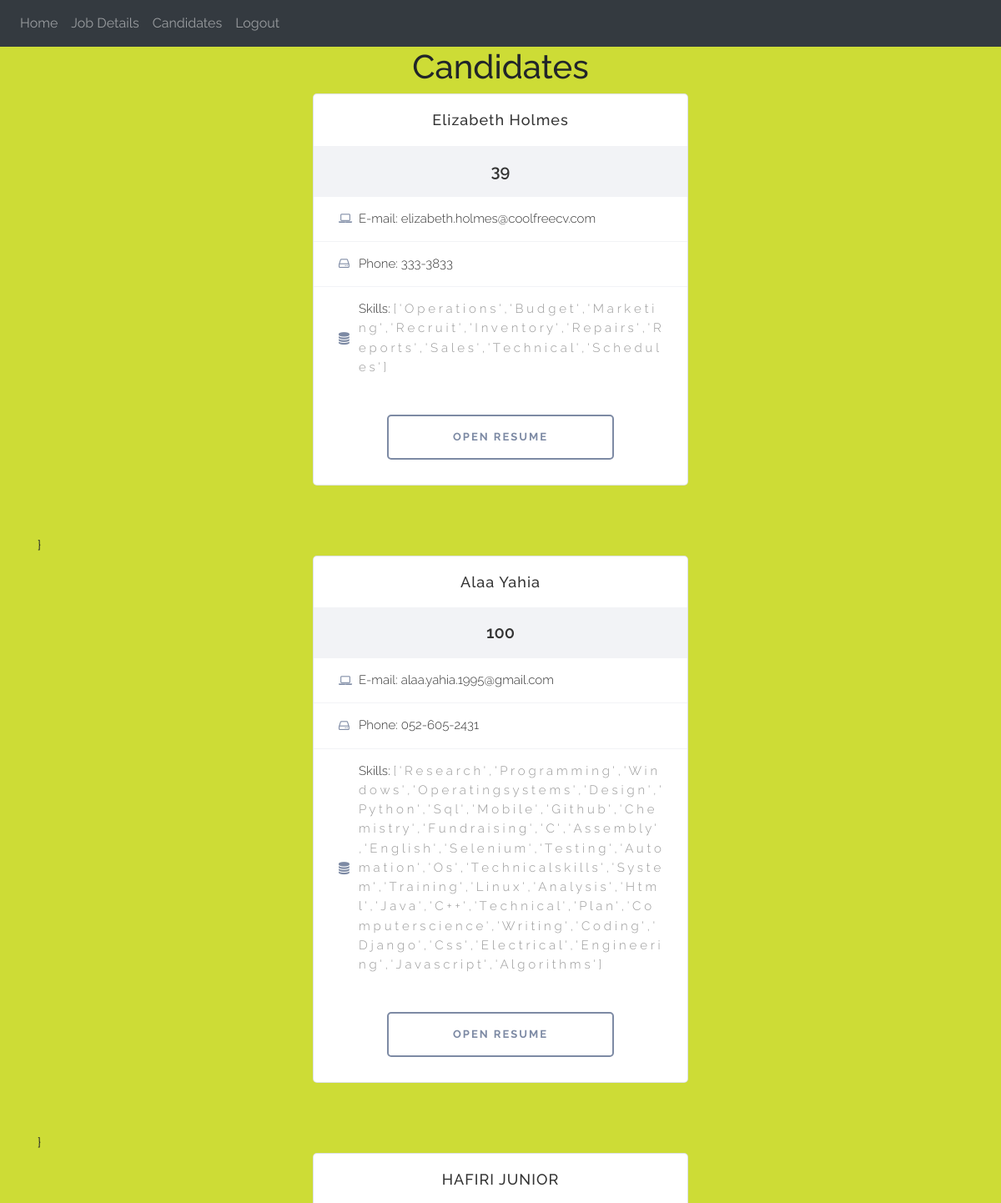
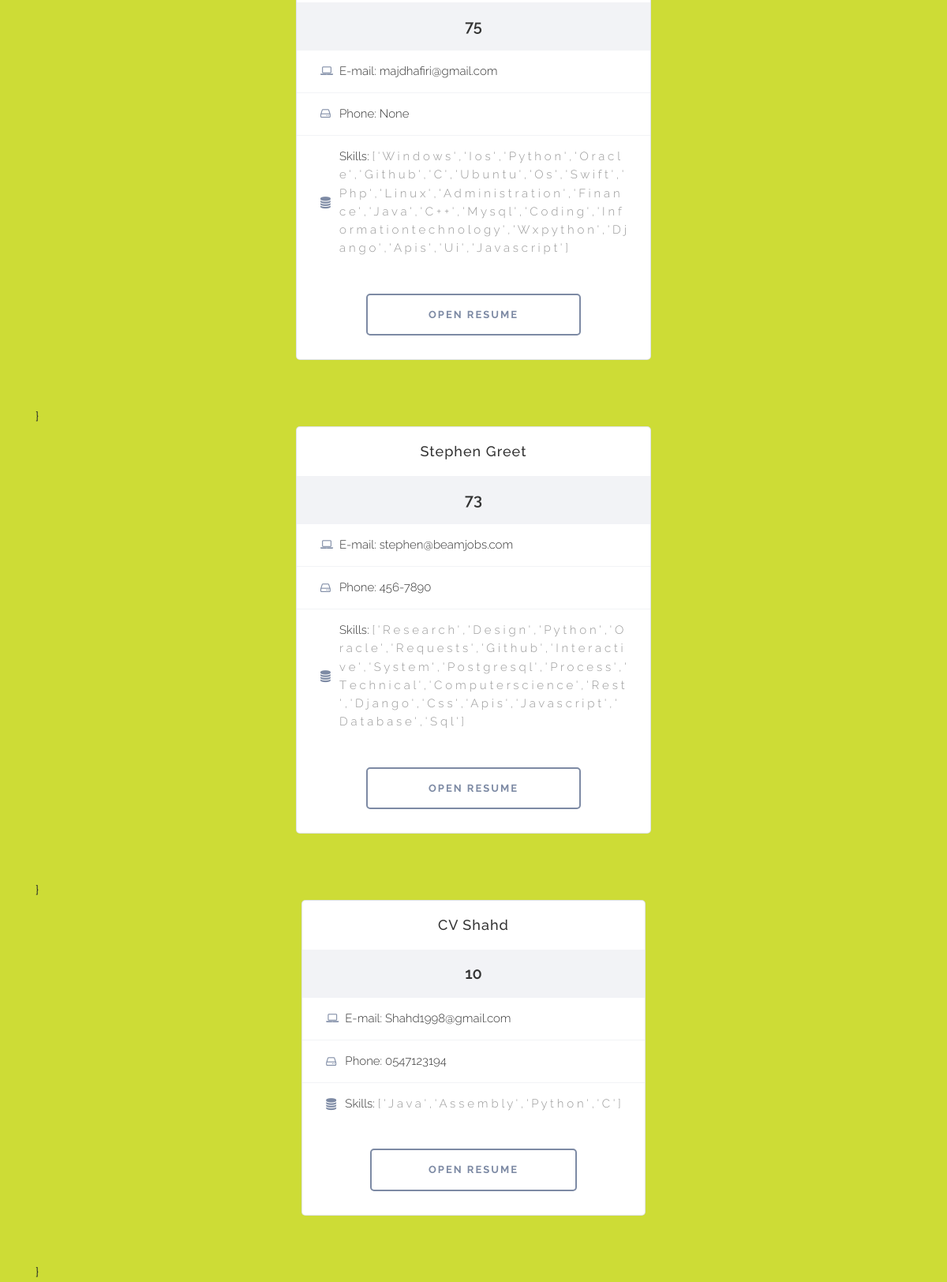
Page /candidates (signed in) on the committed database (2 pictures, top to bottom).
### models.py (models this page shows)
class Candidate(db.Model):
    id = db.Column(db.Integer , primary_key=True)
    name = db.Column(db.String(100))
    candiEmail = db.Column(db.String(150) , unique=False)
    phoneNum = db.Column(db.String(250))
    skills = db.Column(db.String(100000))
    collageName = db.Column(db.String(150))
    degree = db.Column(db.String(150))
    experience = db.Column(db.String(1000))
    designation = db.Column(db.String(1000))
    companyNames = db.Column(db.String(1000))
    numOfPages = db.Column(db.Integer)
    totalExp = db.Column(db.Float)
    rank = db.Column(db.Integer)
    linkToCV = db.Column(db.String(1000))
    isMatch = db.Column(db.Boolean)
    company_id = db.Column(db.Integer, db.ForeignKey('user.id'))

### views.py (the view)
@views.route('/candidates' , methods=['GET' , 'POST'])
@login_required
def candidates():
    return render_template("candidates.html" , user=current_user)

### __init__.py (called while the page is built)
def create_app():
    app = Flask(__name__)
    app.config['SECRET_KEY'] = 'QAWSEDqawsed456'
    app.config['SQLALCHEMY_DATABASE_URI'] = f'sqlite:///{DB_NAME}'
    db.init_app(app)
    from .views import views
    from .auth import auth
    app.register_blueprint(views , url_prefix='/')
    app.register_blueprint(auth , url_prefix='/')
    from .models import User
    creat_dataBase(app)
    login_manager = LoginManager()
    login_manager.login_view = 'auth.login'
    login_manager.init_app(app)
    @login_manager.user_loader
    def load_user(id):
        return User.query.get(int(id))
    return app

### templates/candidates.html (shortened to what this page needs)
{% extends "index.html" %}
{% block content %}
<h1 align="center"> Candidates </h1>
<ul class="list-group list-group-flush" id="candidates">
    {% for candi in user.candidates %}
        {% if candi.isMatch %}
        <div class="best-plan">
            <div class="container">
			    <div class="b_plan_body">
			    	<div class="row-md-6">
			    		<div class="col-md-12 col-sm-12">
			    			<div class="b-price-plan">
			    				<div class="b-price-plan__item b-price-plan__head">
			    					<h3>{{candi.name}}</h3>
			    				</div>
			    				<div class="b-price-plan__item b-price-plan__cost">
			    					<div >{{candi.rank}}</div>
			    				</div>
			    				<ul class="p_plan_list">
			    					<li><i class="fa fa-laptop" aria-hidden="true"></i>E-mail: <span>{{candi.candiEmail}}</span></li>
			    					<li><i class="fa fa-hdd-o" aria-hidden="true"></i> Phone:  <span>{{candi.phoneNum}}</span></li>
			    					<li><i class="fa fa-database" aria-hidden="true"></i>Skills:
										<span>{% for skill in candi.skills %}
											<span ><rect x="50" y="20" rx="20" ry="20" width="150" height="150"
												style="fill:red;stroke:black;stroke-width:5;opacity:0.5">{{ skill }}</rect></span>
										{% endfor %}
										</span></li>
			    				</ul>
			    				<div class="b-price-plan__item price_foot">
			    					<a href="{{candi.linkToCV}}" class="btn btn-warning price_btn" target="_blank">
			    						<span>Open resume</span>
			    					</a>
			    				</div>
			    			</div>
			    		</div>
			    	</div>
			    </div>
            </div>
        </div>
        {% endif %}}
    {% endfor %}
</ul>
{% endblock %}

### templates/index.html (shortened to what this page needs)
<!DOCTYPE html>
<html>
    <head>
        <link href="https://cdn.jsdelivr.net/npm/bootstrap@5.0.1/dist/css/bootstrap.min.css" rel="stylesheet">
        <link href="//maxcdn.bootstrapcdn.com/bootstrap/4.1.1/css/bootstrap.min.css" rel="stylesheet" id="bootstrap-css">
        <link href="//maxcdn.bootstrapcdn.com/bootstrap/4.0.0/css/bootstrap.min.css" rel="stylesheet" id="bootstrap-css">
        <link rel="stylesheet" href="https://maxcdn.bootstrapcdn.com/font-awesome/4.7.0/css/font-awesome.min.css">
        <link rel="stylesheet" href="https://maxcdn.bootstrapcdn.com/bootstrap/4.0.0/css/bootstrap.min.css" />
        <link rel="stylesheet" href="./static/style/cardStyle.css">
    </head>
    <body>
        <nav class="navbar navbar-expand-lg navbar-dark bg-dark">
            <div class="collapse navbar-collapse" id="navbar">
                <div class="navbar-nav">
                    <a class="nav-item nav-link" id="home" href="/">Home</a>
                    {% if user.is_authenticated %}
                    <a class="nav-item nav-link" id="logOut" href="/details">Job Details</a>
                    <a class="nav-item nav-link" id="logOut" href="/candidates">Candidates</a>
                    <a class="nav-item nav-link" id="logOut" href="/logout">Logout</a>
                    {% else %}
                    <a class="nav-item nav-link" id="login" href="/login">Login</a>
                    <a class="nav-item nav-link" id="signUp" href="/sign-up">Sign-up</a>
                    {% endif %}
                </div>
            </div>
        </nav>
        <div class="container">
            {% block content %}
            {% endblock %}
        </div>
    </body>
</html>

### static/style/cardStyle.css (style rules this page uses)
body { background:#cddc36 !important; font-family: 'Raleway', sans-serif; }
.best-plan { margin: 0 auto 30px auto; position: relative; z-index: 99; font-family: 'Raleway', sans-serif; font-size: 15px; line-height: 1.55; color: rgba(51,51,51,1); font-weight: 300; flex-direction: row; }
.b-price-plan { border: 1px solid rgba(125,138,164,.25); max-width: 450px; margin: 0 auto 30px auto; background: #fff; -webkit-border-radius: 5px; border-radius: 5px; -webkit-transition: opacity .35s linear, -webkit-transform .35s linear, -webkit-box-shadow .3s linear; transition: opacity .35s linear, -webkit-transform .35s linear, -webkit-box-shadow .3s linear; -o-transition: transform .35s linear, opacity .35s linear, box-shadow .3s linear; transition: transform .35s linear, opacity .35s linear, box-shadow .3s linear; transition: transform .35s linear, opacity .35s linear, box-shadow .3s linear, -webkit-transform .35s linear, -webkit-box-shadow .3s linear; }
.b-price-plan__item { padding: 15px 30px; }
.b-price-plan__head { padding-top: 20px; padding-bottom: 20px; text-align: center; overflow: hidden; position: relative; }
.b-price-plan__head > h3 { font-size: 18px; text-align: center; position: relative; z-index: 1; margin: 0; letter-spacing: 1px; }
.price_foot { text-align: center; position: relative; overflow: hidden; }
.price_foot:before { content: ''; position: absolute; top: 100%; left: 0; width: 100%; height: 100%; background: rgba(125,138,164,.1); -webkit-transition: top .6s linear; -o-transition: top .6s linear; transition: top .6s linear; }
.b-price-plan__cost { font-size: 20px; font-weight: 600; position: relative; z-index: 99; text-align: center; background: rgba(125,138,164,.1); }
.p_plan_list { padding: 0; margin: 0; }
.p_plan_list > li { position: relative; padding: 15px 30px 15px 54px; margin: 0; list-style: none; background-color: #fff; border-top: 1px solid rgba(125,138,164,.1); -webkit-transition: all .3s ease; -o-transition: all .3s ease; transition: all .3s ease; }
.p_plan_list > li .fa { color: rgba(125,138,164,1); margin-right: 8px; width: 16px; height: 16px; position: absolute; top: 50%; left: 30px; margin-top: -8px; }
.p_plan_list > li:first-of-type { border-top: none; }
.price_btn { overflow: hidden; position: relative; z-index: 99; margin: 15px auto; font-size: 13px; font-weight: 700; letter-spacing: 2px; color: rgba(125,138,164,1) ; text-decoration: none; text-transform: uppercase; width: 70%; border: 2px solid rgba(125,138,164,1) !important; background: #fff !important; padding: 15px 20px !important; -webkit-border-radius: 5px; border-radius: 5px; }
.price_btn:before, .price_btn:after { content: ''; position: absolute; top: 0; left: 0; width: 0; height: 50%; background: rgba(125,138,164,1) !important; -webkit-transition: width .3s ease-in; -o-transition: width .3s ease-in; transition: width .3s ease-in; }
.price_btn:after { top: auto; bottom: 0; -webkit-transition: width .4s ease-in; -o-transition: width .4s ease-in; transition: width .4s ease-in; }
.price_btn > span { position: relative; z-index: 99; }

### rows in the picture
Candidate: name "Elizabeth Holmes", rank "39", candiEmail "elizabeth.holmes@coolfreecv.com", phoneNum "333-3833", skills "[" "'" "O" "p" "e" "r" "a" "t" "i" "o" "n" "s" "'" "," "'" "B" "u" "d" "g" "e" "t" "'" "," "'" "M" "a" "r" "k" "e" "t" "i" "n" "g" "'" "," "'" "R" "e" "c" "r" "u" "i" "t" "'" "," "'" "I" "n" "v" "e" "n" "t" "o" "r" "y" "'" "," "'" "R" "e" "p" "a" "i" "r" "s" "'" "," "'" "R" "e" "p" "o" "r" "t" "s" "'" "," "'" "S" "a" "l" "e" "s" "'" "," "'" "T" "e" "c" "h" "n" "i" "c" "a" "l" "'" "," "'" "S" "c" "h" "e" "d" "u" "l" "e" "s" "'" "]"
Candidate: name "Alaa Yahia", rank "100", candiEmail "alaa.yahia.1995@gmail.com", phoneNum "052-605-2431", skills "[" "'" "R" "e" "s" "e" "a" "r" "c" "h" "'" "," "'" "P" "r" "o" "g" "r" "a" "m" "m" "i" "n" "g" "'" "," "'" "W" "i" "n" "d" "o" "w" "s" "'" "," "'" "O" "p" "e" "r" "a" "t" "i" "n" "g" "s" "y" "s" "t" "e" "m" "s" "'" "," "'" "D" "e" "s" "i" "g" "n" "'" "," "'" "P" "y" "t" "h" "o" "n" "'" "," "'" "S" "q" "l" "'" "," "'" "M" "o" "b" "i" "l" "e" "'" "," "'" "G" "i" "t" "h" "u" "b" "'" "," "'" "C" "h" "e" "m" "i" "s" "t" "r" "y" "'" "," "'" "F" "u" "n" "d" "r" "a" "i" "s" "i" "n" "g" "'" "," "'" "C" "'" "," "'" "A" "s" "s" "e" "m" "b" "l" "y" "'" "," "'" "E" "n" "g" "l" "i" "s" "h" "'" "," "'" "S" "e" "l" "e" "n" "i" "u" "m" "'" "," "'" "T" "e" "s" "t" "i" "n" "g" "'" "," "'" "A" "u" "t" "o" "m" "a" "t" "i" "o" "n" "'" "," "'" "O" "s" "'" "," "'" "T" "e" "c" "h" "n" "i" "c" "a" "l" "s" "k" "i" "l" "l" "s" "'" "," "'" "S" "y" "s" "t" "e" "m" "'" "," "'" "T" "r" "a" "i" "n" "i" "n" "g" "'" "," "'" "L" "i" "n" "u" "x" "'" "," "'" "A" "n" "a" "l" "y" "s" "i" "s" "'" "," "'" "H" "t" "m" "l" "'" "," "'" "J" "a" "v" "a" "'" "," "'" "C" "+" "+" "'" "," "'" "T" "e" "c" "h" "n" "i" "c" "a" "l" "'" "," "'" "P" "l" "a" "n" "'" "," "'" "C" "o" "m" "p" "u" "t" "e" "r" "s" "c" "i" "e" "n" "c" "e" "'" "," "'" "W" "r" "i" "t" "i" "n" "g" "'" "," "'" "C" "o" "d" "i" "n" "g" "'" "," "'" "D" "j" "a" "n" "g" "o" "'" "," "'" "C" "s" "s" "'" "," "'" "E" "l" "e" "c" "t" "r" "i" "c" "a" "l" "'" "," "'" "E" "n" "g" "i" "n" "e" "e" "r" "i" "n" "g" "'" "," "'" "J" "a" "v" "a" "s" "c" "r" "i" "p" "t" "'" "," "'" "A" "l" "g" "o" "r" "i" "t" "h" "m" "s" "'" "]"
Candidate: name "HAFIRI JUNIOR", rank "75", candiEmail "majdhafiri@gmail.com", phoneNum "None", skills "[" "'" "W" "i" "n" "d" "o" "w" "s" "'" "," "'" "I" "o" "s" "'" "," "'" "P" "y" "t" "h" "o" "n" "'" "," "'" "O" "r" "a" "c" "l" "e" "'" "," "'" "G" "i" "t" "h" "u" "b" "'" "," "'" "C" "'" "," "'" "U" "b" "u" "n" "t" "u" "'" "," "'" "O" "s" "'" "," "'" "S" "w" "i" "f" "t" "'" "," "'" "P" "h" "p" "'" "," "'" "L" "i" "n" "u" "x" "'" "," "'" "A" "d" "m" "i" "n" "i" "s" "t" "r" "a" "t" "i" "o" "n" "'" "," "'" "F" "i" "n" "a" "n" "c" "e" "'" "," "'" "J" "a" "v" "a" "'" "," "'" "C" "+" "+" "'" "," "'" "M" "y" "s" "q" "l" "'" "," "'" "C" "o" "d" "i" "n" "g" "'" "," "'" "I" "n" "f" "o" "r" "m" "a" "t" "i" "o" "n" "t" "e" "c" "h" "n" "o" "l" "o" "g" "y" "'" "," "'" "W" "x" "p" "y" "t" "h" "o" "n" "'" "," "'" "D" "j" "a" "n" "g" "o" "'" "," "'" "A" "p" "i" "s" "'" "," "'" "U" "i" "'" "," "'" "J" "a" "v" "a" "s" "c" "r" "i" "p" "t" "'" "]"
Candidate: name "Stephen Greet", rank "73", candiEmail "stephen@beamjobs.com", phoneNum "456-7890", skills "[" "'" "R" "e" "s" "e" "a" "r" "c" "h" "'" "," "'" "D" "e" "s" "i" "g" "n" "'" "," "'" "P" "y" "t" "h" "o" "n" "'" "," "'" "O" "r" "a" "c" "l" "e" "'" "," "'" "R" "e" "q" "u" "e" "s" "t" "s" "'" "," "'" "G" "i" "t" "h" "u" "b" "'" "," "'" "I" "n" "t" "e" "r" "a" "c" "t" "i" "v" "e" "'" "," "'" "S" "y" "s" "t" "e" "m" "'" "," "'" "P" "o" "s" "t" "g" "r" "e" "s" "q" "l" "'" "," "'" "P" "r" "o" "c" "e" "s" "s" "'" "," "'" "T" "e" "c" "h" "n" "i" "c" "a" "l" "'" "," "'" "C" "o" "m" "p" "u" "t" "e" "r" "s" "c" "i" "e" "n" "c" "e" "'" "," "'" "R" "e" "s" "t" "'" "," "'" "D" "j" "a" "n" "g" "o" "'" "," "'" "C" "s" "s" "'" "," "'" "A" "p" "i" "s" "'" "," "'" "J" "a" "v" "a" "s" "c" "r" "i" "p" "t" "'" "," "'" "D" "a" "t" "a" "b" "a" "s" "e" "'" "," "'" "S" "q" "l" "'" "]"
Candidate: name "CV Shahd", rank "10", candiEmail "Shahd1998@gmail.com", phoneNum "0547123194", skills "[" "'" "J" "a" "v" "a" "'" "," "'" "A" "s" "s" "e" "m" "b" "l" "y" "'" "," "'" "P" "y" "t" "h" "o" "n" "'" "," "'" "C" "'" "]"
